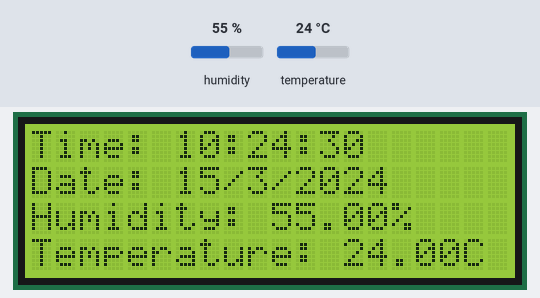
The sketch below on a simulated Arduino Uno, built with avr-gcc and run on an emulated ATmega328P. On the bench: 20×4 character LCD. Inputs (shaded band) come from the test bench; at power-on: humidity 55 %, temperature 24 °C. The local clock reads 2024-03-15 10:24:30 at power-on unless the sketch sets it.

Above: at 1.2 s.
1.3 s: humidity set to 22 %
At 2.8 s:
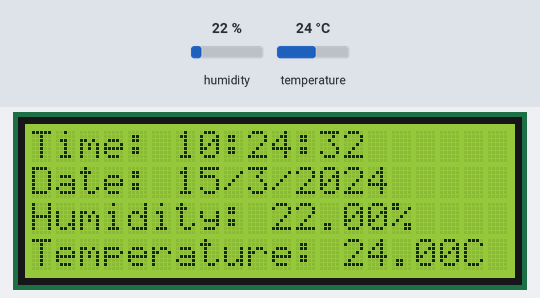
5.0 s: temperature set to 12 °C
At 9.0 s:
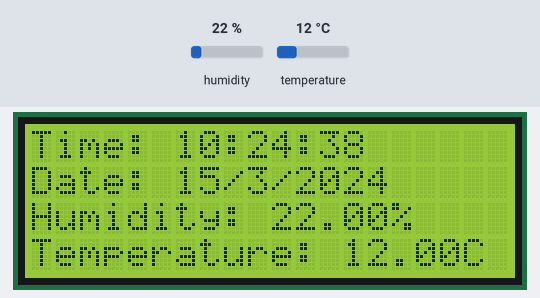
11.5 s: humidity set to 40 %
At 14.8 s:
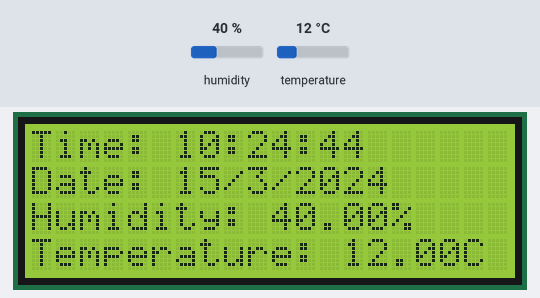
15.8 s: temperature set to 19 °C
At 16.5 s:
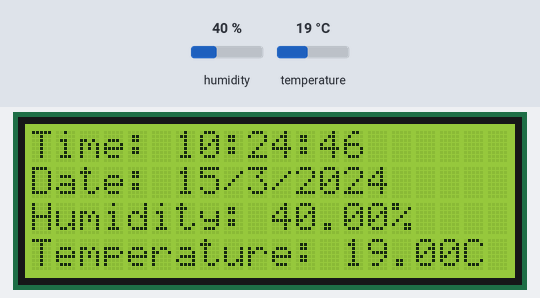
Timing chart, 0 to 18.8 s (numbered marks = the images above; inputs shaded):
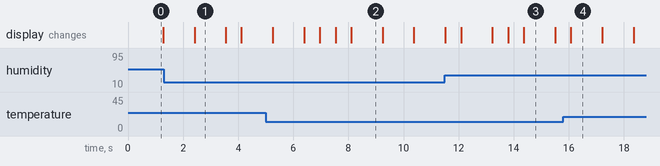

Measured:
- what the display in image 3 shows lasts 1.1 s, from 14.4 s to 15.5 s

The sketch:

sketch.ino
```cpp
#include <DHT.h>
#include <Wire.h>
#include <Adafruit_SSD1306.h>
#include <LiquidCrystal_I2C.h>
#include <RTClib.h>

#define DHTPIN 2
#define DHTTYPE DHT22
DHT dht(DHTPIN, DHTTYPE);
RTC_DS1307 rtc;
Adafruit_SSD1306 display(128, 64, &Wire);
LiquidCrystal_I2C lcd(0x27, 16, 2);

void setup() {
  Serial.begin(9600);
  dht.begin();
  rtc.begin();
  lcd.begin(20, 4);
  lcd.backlight();
}

void loop() {
  float humidity = dht.readHumidity();
  float temperature = dht.readTemperature();
  DateTime now = rtc.now();
  lcd.clear();

  lcd.setCursor(0, 0);
  lcd.print("Time: ");
  lcd.print(now.hour(),DEC);
  lcd.print(":");
  lcd.print(now.minute(),DEC);
  lcd.print(":");
  lcd.print(now.second(),DEC);

  lcd.setCursor(0, 1);
  lcd.print("Date: ");
  lcd.print(now.day(),DEC);
  lcd.print("/");
  lcd.print(now.month(),DEC);
  lcd.print("/");
  lcd.print(now.year(),DEC);

  lcd.setCursor(0, 2);
  lcd.print("Humidity: ");
  lcd.print(humidity);
  lcd.print("%");

lcd.setCursor(0, 3);
  lcd.print("Temperature: ");
  lcd.print(temperature);
  lcd.print("C");
delay(500);

}
```
